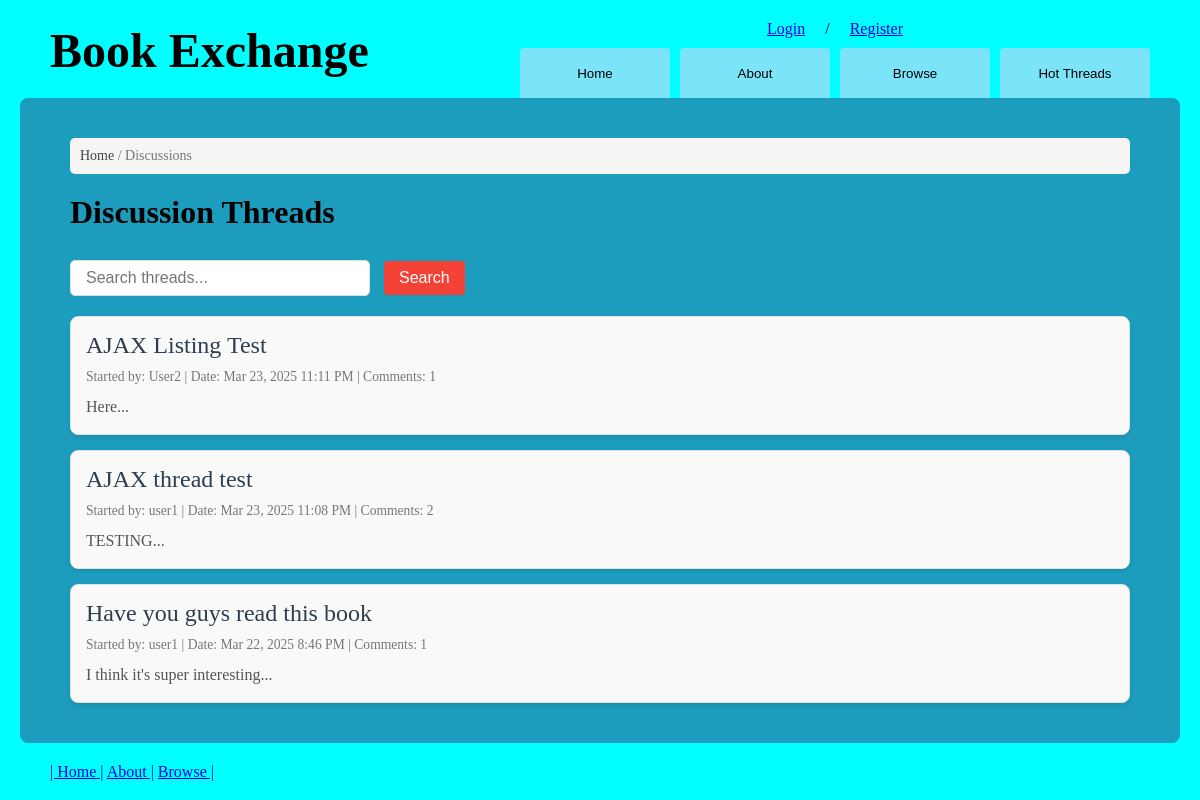
The app's page /threads.php, older data.
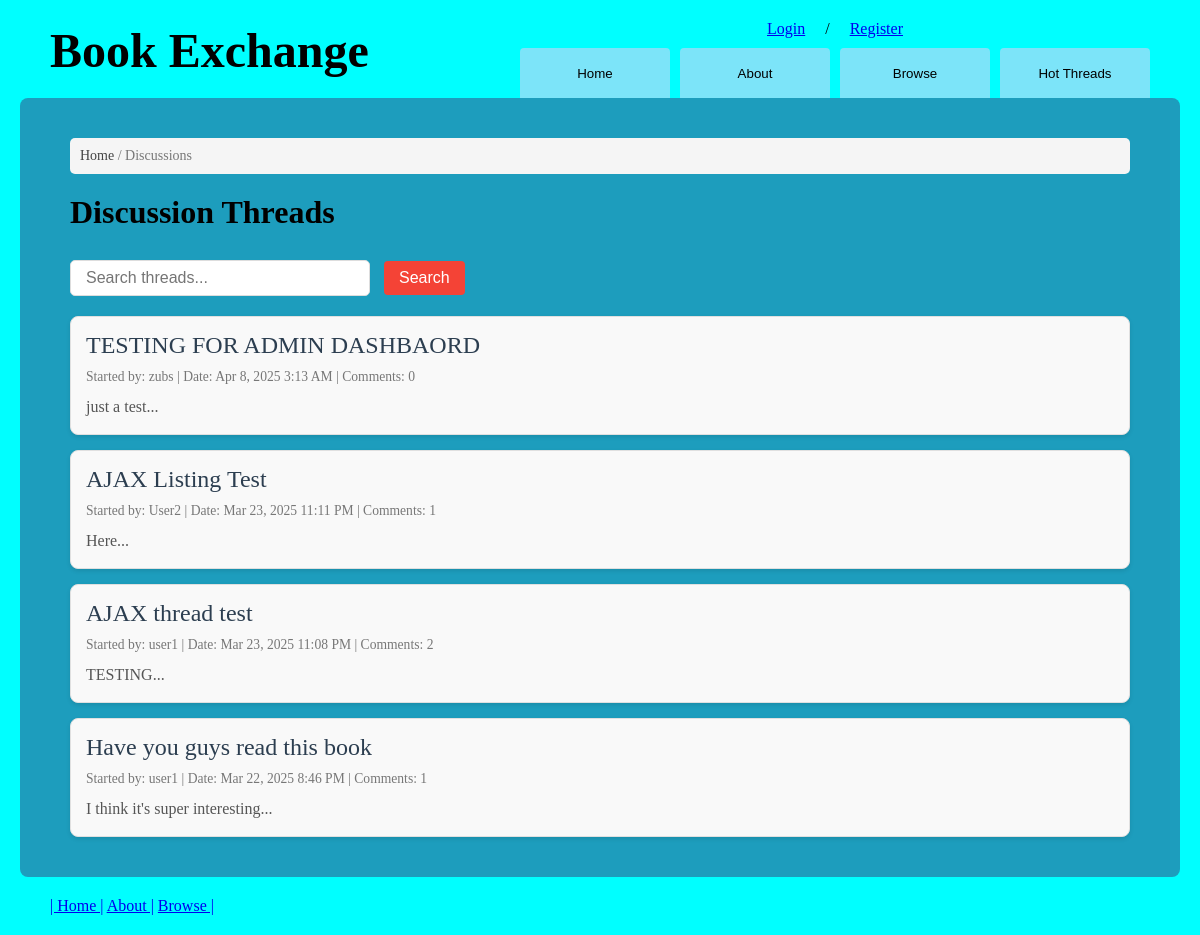
The same page, newer data.
### tables this page shows
CREATE TABLE `threads` (
  `thread_id` int(11) NOT NULL,
  `title` varchar(100) NOT NULL,
  `username` varchar(25) NOT NULL,
  `book_id` int(11) DEFAULT NULL,
  `content` text NOT NULL,
  `created_at` timestamp NOT NULL DEFAULT current_timestamp(),
  `updated_at` timestamp NOT NULL DEFAULT current_timestamp() ON UPDATE current_timestamp()
);

### threads.php (the view, shortened to what this page needs)
<?php
include 'includes/header.php';
?>
<div class="main-container">
    <div class="breadcrumb">
        <a href="home.php">Home</a> / <span>Discussions</span>
    </div>
    <h2>Discussion Threads</h2>
    <div class="search-container">
        <form id="thread-search-form" method="get" action="threads.php">
            <div class="form-group">
                <input type="text" id="thread-search" name="search" placeholder="Search threads...">
                <button type="submit" class="submit">Search</button>
            </div>
        </form>
    </div>
    <div class="threads-container">
        <?php
        try {
            $pdo = new PDO(DBCONNSTRING, DBUSER, DBPASS);
            $pdo->setAttribute(PDO::ATTR_ERRMODE, PDO::ERRMODE_EXCEPTION);
            $search = isset($_GET['search']) ? '%' . $_GET['search'] . '%' : null;
            if ($search) {
                $sql = "SELECT t.*, COUNT(c.comment_id) AS comment_count
                        FROM threads t
                        LEFT JOIN comments c ON t.thread_id = c.thread_id
                        WHERE t.title LIKE :search OR t.content LIKE :search
                        GROUP BY t.thread_id
                        ORDER BY t.updated_at DESC";
                $stmt = $pdo->prepare($sql);
                $stmt->bindParam(':search', $search, PDO::PARAM_STR);
            } else {
                $sql = "SELECT t.*, COUNT(c.comment_id) AS comment_count
                        FROM threads t
                        LEFT JOIN comments c ON t.thread_id = c.thread_id
                        GROUP BY t.thread_id
                        ORDER BY t.updated_at DESC";
                $stmt = $pdo->prepare($sql);
            }
            $stmt->execute();
            if ($stmt->rowCount() > 0) {
                while ($row = $stmt->fetch(PDO::FETCH_ASSOC)) {
                    echo '<div class="thread-item" data-thread-id="' . $row['thread_id'] . '">';
                    echo '<h3><a href="thread.php?id=' . $row['thread_id'] . '">' . htmlspecialchars($row['title']) . '</a></h3>';
                    echo '<p class="thread-meta">Started by: ' . htmlspecialchars($row['username']) . ' | ';
                    echo 'Date: ' . date('M j, Y g:i A', strtotime($row['created_at'])) . ' | ';
                    echo 'Comments: ' . $row['comment_count'] . '</p>';
                    echo '<p class="thread-preview">' . htmlspecialchars(substr($row['content'], 0, 150)) . '...</p>';
                    echo '</div>';
                }
            } else {
                if ($search) {
                    echo '<p>No threads found matching your search.</p>';
                } else {
                    echo '<p>No threads have been created yet.</p>';
                }
            }
        } catch(PDOException $e) {
            echo '<p>Error: ' . $e->getMessage() . '</p>';
        }
        ?>
    </div>
</div>
<?php include 'includes/footer.php'; ?>

Row changes from the older to the newer data that the page shows:
added threads: title "TESTING FOR ADMIN DASHBAORD", username "zubs", created_at "Apr 8, 2025 3:13 AM", comment_count "0", content "just a test"
